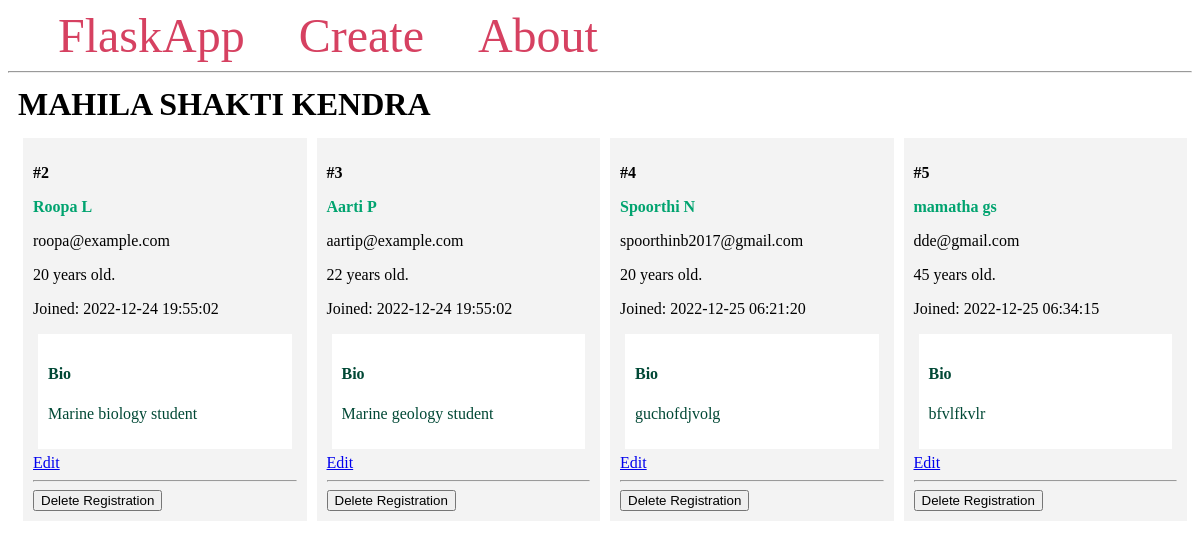
Before: / with the older database file.
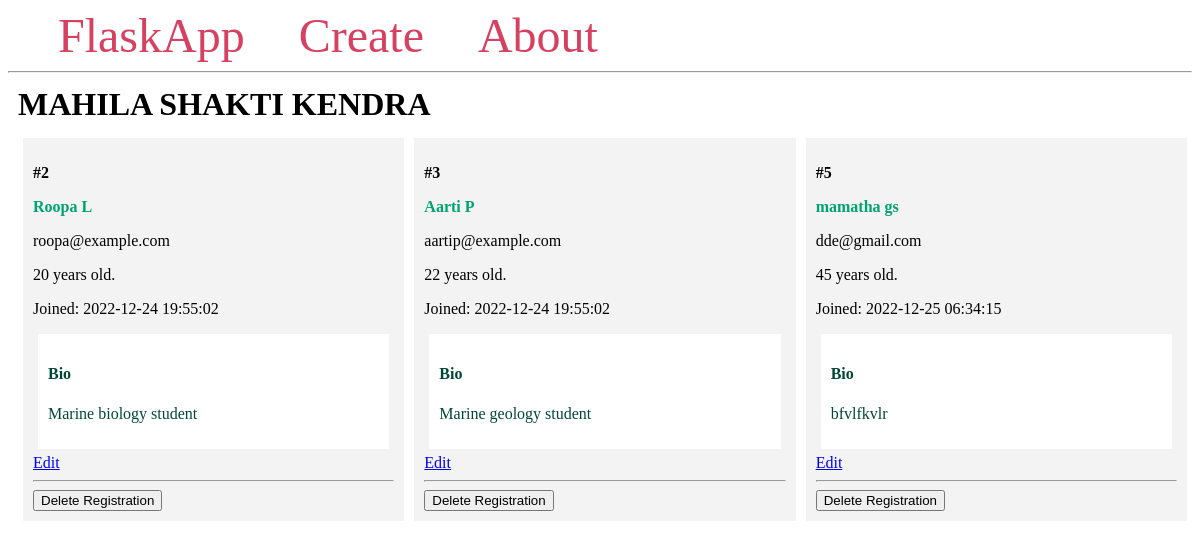
After: the same page with the newer database file.
### app.py (models this page shows, shortened)
class Registration(db.Model):
    id = db.Column(db.Integer, primary_key=True)
    firstname = db.Column(db.String(100), nullable=False)
    lastname = db.Column(db.String(100), nullable=False)
    email = db.Column(db.String(80), unique=True, nullable=False)
    age = db.Column(db.Integer)
    created_at = db.Column(db.DateTime(timezone=True),
                           server_default=func.now())
    bio = db.Column(db.Text)

### app.py (the view)
@app.route('/')
def index():
    registrations = Registration.query.all()
    return render_template('index.html', registrations=registrations)

### templates/index.html
{% extends 'base.html' %}
{% block content %}
    <h1 class="title">{% block title %} MAHILA SHAKTI KENDRA {% endblock %}</h1>
    <div class="content">
        {% for register in registrations %}
            <div class="register">
                <p><b>#{{ register.id }}</b></p>
                <b>
                    <p class="name">
                      <a href="{{ url_for('register', register_id=register.id)}}">
                    {{ register.firstname }} {{ register.lastname }}
                      </a>
                   </p>
                </b>
                <p>{{ register.email }}</p>
                <p>{{ register.age }} years old.</p>
                <p>Joined: {{ register.created_at }}</p>
                <div class="bio">
                    <h4>Bio</h4>
                    <p>{{ register.bio }}</p>
                </div>
                 <a href="{{ url_for('edit', register_id=register.id) }}">Edit</a>
                 <hr>
                 <form method="POST"
                         action="{{ url_for('delete', register_id=register.id) }}">
                      <input type="submit" value="Delete Registration"
                         onclick="return confirm('Are you sure you want to delete this entry?')">
                 </form>
            </div>
        {% endfor %}
    </div>
{% endblock %}

### templates/base.html (shortened to what this page needs)
  <!DOCTYPE html>
<html lang="en">
<head>
</head>
<body>
    <nav>
        <a href="{{ url_for('index') }}">FlaskApp</a>
        <a href="{{ url_for('create') }}">Create</a>
        <a href="#">About</a>
    </nav>
    <hr>
    <div class="content">
        {% block content %} {% endblock %}
    </div>
</body>
</html>

### templates/base.html (style rules this page uses)
.title { margin: 5px; }
.content { margin: 5px; width: 100%; display: flex; flex-direction: row; flex-wrap: wrap; }
.register { flex: 20%; padding: 10px; margin: 5px; background-color: #f3f3f3; inline-size: 100%; }
.bio { padding: 10px; margin: 5px; background-color: #ffffff; color: #004835; }
.name a { color: #00a36f; text-decoration: none; }
nav a { color: #d64161; font-size: 3em; margin-left: 50px; text-decoration: none; }

Changed rows visible on the page:
removed Registration: id "4", firstname "Spoorthi", lastname "N", email "spoorthinb2017@gmail.com", age "20", created_at "2022-12-25 06:21:20", bio "guchofdjvolg"
